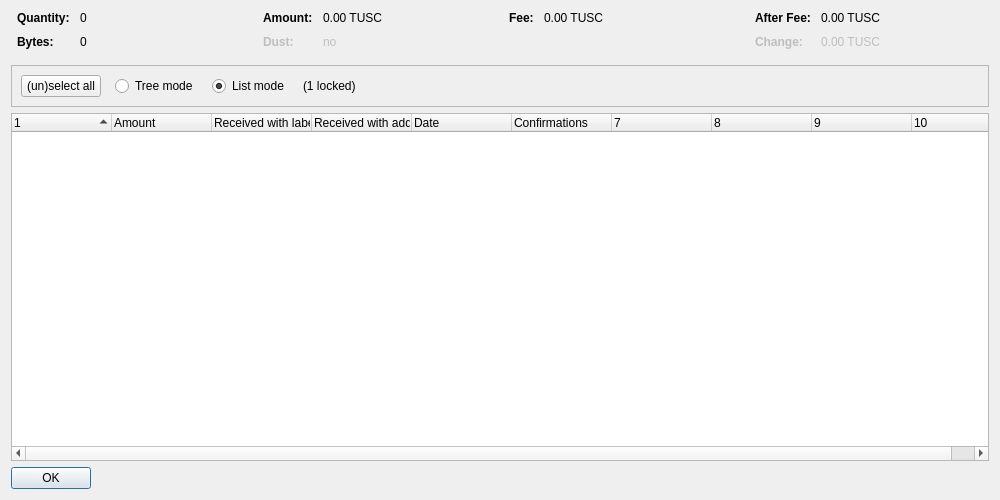
<?xml version="1.0" encoding="UTF-8"?>
<ui version="4.0">
 <class>CoinControlDialog</class>
 <widget class="QDialog" name="CoinControlDialog">
  <property name="geometry">
   <rect>
    <x>0</x>
    <y>0</y>
    <width>1000</width>
    <height>500</height>
   </rect>
  </property>
  <property name="windowTitle">
   <string>Coin Selection</string>
  </property>
  <layout class="QVBoxLayout" name="verticalLayout">
   <item>
    <layout class="QHBoxLayout" name="horizontalLayoutTop" stretch="0,0,0,0">
     <property name="topMargin">
      <number>0</number>
     </property>
     <property name="bottomMargin">
      <number>10</number>
     </property>
     <item>
      <layout class="QFormLayout" name="formLayoutCoinControl1">
       <property name="horizontalSpacing">
        <number>10</number>
       </property>
       <property name="verticalSpacing">
        <number>10</number>
       </property>
       <property name="leftMargin">
        <number>6</number>
       </property>
       <property name="rightMargin">
        <number>6</number>
       </property>
       <item row="0" column="0">
        <widget class="QLabel" name="labelCoinControlQuantityText">
         <property name="font">
          <font>
           <weight>75</weight>
           <bold>true</bold>
          </font>
         </property>
         <property name="text">
          <string>Quantity:</string>
         </property>
        </widget>
       </item>
       <item row="0" column="1">
        <widget class="QLabel" name="labelCoinControlQuantity">
         <property name="cursor">
          <cursorShape>IBeamCursor</cursorShape>
         </property>
         <property name="contextMenuPolicy">
          <enum>Qt::ActionsContextMenu</enum>
         </property>
         <property name="text">
          <string notr="true">0</string>
         </property>
         <property name="textInteractionFlags">
          <set>Qt::LinksAccessibleByMouse|Qt::TextSelectableByKeyboard|Qt::TextSelectableByMouse</set>
         </property>
        </widget>
       </item>
       <item row="1" column="0">
        <widget class="QLabel" name="labelCoinControlBytesText">
         <property name="font">
          <font>
           <weight>75</weight>
           <bold>true</bold>
          </font>
         </property>
         <property name="text">
          <string>Bytes:</string>
         </property>
        </widget>
       </item>
       <item row="1" column="1">
        <widget class="QLabel" name="labelCoinControlBytes">
         <property name="cursor">
          <cursorShape>IBeamCursor</cursorShape>
         </property>
         <property name="contextMenuPolicy">
          <enum>Qt::ActionsContextMenu</enum>
         </property>
         <property name="text">
          <string notr="true">0</string>
         </property>
         <property name="textInteractionFlags">
          <set>Qt::LinksAccessibleByMouse|Qt::TextSelectableByKeyboard|Qt::TextSelectableByMouse</set>
         </property>
        </widget>
       </item>
      </layout>
     </item>
     <item>
      <layout class="QFormLayout" name="formLayoutCoinControl2">
       <property name="horizontalSpacing">
        <number>10</number>
       </property>
       <property name="verticalSpacing">
        <number>10</number>
       </property>
       <property name="leftMargin">
        <number>6</number>
       </property>
       <property name="rightMargin">
        <number>6</number>
       </property>
       <item row="0" column="0">
        <widget class="QLabel" name="labelCoinControlAmountText">
         <property name="font">
          <font>
           <weight>75</weight>
           <bold>true</bold>
          </font>
         </property>
         <property name="text">
          <string>Amount:</string>
         </property>
        </widget>
       </item>
       <item row="0" column="1">
        <widget class="QLabel" name="labelCoinControlAmount">
         <property name="cursor">
          <cursorShape>IBeamCursor</cursorShape>
         </property>
         <property name="contextMenuPolicy">
          <enum>Qt::ActionsContextMenu</enum>
         </property>
         <property name="text">
          <string notr="true">0.00 TUSC</string>
         </property>
         <property name="textInteractionFlags">
          <set>Qt::LinksAccessibleByMouse|Qt::TextSelectableByKeyboard|Qt::TextSelectableByMouse</set>
         </property>
        </widget>
       </item>
       <item row="1" column="0">
        <widget class="QLabel" name="labelCoinControlLowOutputText">
         <property name="enabled">
          <bool>false</bool>
         </property>
         <property name="font">
          <font>
           <weight>75</weight>
           <bold>true</bold>
          </font>
         </property>
         <property name="text">
          <string>Dust:</string>
         </property>
        </widget>
       </item>
       <item row="1" column="1">
        <widget class="QLabel" name="labelCoinControlLowOutput">
         <property name="enabled">
          <bool>false</bool>
         </property>
         <property name="cursor">
          <cursorShape>IBeamCursor</cursorShape>
         </property>
         <property name="contextMenuPolicy">
          <enum>Qt::ActionsContextMenu</enum>
         </property>
         <property name="text">
          <string notr="true">no</string>
         </property>
         <property name="textInteractionFlags">
          <set>Qt::LinksAccessibleByMouse|Qt::TextSelectableByKeyboard|Qt::TextSelectableByMouse</set>
         </property>
        </widget>
       </item>
      </layout>
     </item>
     <item>
      <layout class="QFormLayout" name="formLayoutCoinControl3">
       <property name="horizontalSpacing">
        <number>10</number>
       </property>
       <property name="verticalSpacing">
        <number>10</number>
       </property>
       <property name="leftMargin">
        <number>6</number>
       </property>
       <property name="rightMargin">
        <number>6</number>
       </property>
       <item row="0" column="0">
        <widget class="QLabel" name="labelCoinControlFeeText">
         <property name="font">
          <font>
           <weight>75</weight>
           <bold>true</bold>
          </font>
         </property>
         <property name="text">
          <string>Fee:</string>
         </property>
        </widget>
       </item>
       <item row="0" column="1">
        <widget class="QLabel" name="labelCoinControlFee">
         <property name="cursor">
          <cursorShape>IBeamCursor</cursorShape>
         </property>
         <property name="contextMenuPolicy">
          <enum>Qt::ActionsContextMenu</enum>
         </property>
         <property name="text">
          <string notr="true">0.00 TUSC</string>
         </property>
         <property name="textInteractionFlags">
          <set>Qt::LinksAccessibleByMouse|Qt::TextSelectableByKeyboard|Qt::TextSelectableByMouse</set>
         </property>
        </widget>
       </item>
      </layout>
     </item>
     <item>
      <layout class="QFormLayout" name="formLayoutCoinControl4">
       <property name="horizontalSpacing">
        <number>10</number>
       </property>
       <property name="verticalSpacing">
        <number>10</number>
       </property>
       <property name="leftMargin">
        <number>6</number>
       </property>
       <property name="rightMargin">
        <number>6</number>
       </property>
       <item row="0" column="0">
        <widget class="QLabel" name="labelCoinControlAfterFeeText">
         <property name="font">
          <font>
           <weight>75</weight>
           <bold>true</bold>
          </font>
         </property>
         <property name="text">
          <string>After Fee:</string>
         </property>
        </widget>
       </item>
       <item row="0" column="1">
        <widget class="QLabel" name="labelCoinControlAfterFee">
         <property name="cursor">
          <cursorShape>IBeamCursor</cursorShape>
         </property>
         <property name="contextMenuPolicy">
          <enum>Qt::ActionsContextMenu</enum>
         </property>
         <property name="text">
          <string notr="true">0.00 TUSC</string>
         </property>
         <property name="textInteractionFlags">
          <set>Qt::LinksAccessibleByMouse|Qt::TextSelectableByKeyboard|Qt::TextSelectableByMouse</set>
         </property>
        </widget>
       </item>
       <item row="1" column="0">
        <widget class="QLabel" name="labelCoinControlChangeText">
         <property name="enabled">
          <bool>false</bool>
         </property>
         <property name="font">
          <font>
           <weight>75</weight>
           <bold>true</bold>
          </font>
         </property>
         <property name="text">
          <string>Change:</string>
         </property>
        </widget>
       </item>
       <item row="1" column="1">
        <widget class="QLabel" name="labelCoinControlChange">
         <property name="enabled">
          <bool>false</bool>
         </property>
         <property name="cursor">
          <cursorShape>IBeamCursor</cursorShape>
         </property>
         <property name="contextMenuPolicy">
          <enum>Qt::ActionsContextMenu</enum>
         </property>
         <property name="text">
          <string notr="true">0.00 TUSC</string>
         </property>
         <property name="textInteractionFlags">
          <set>Qt::LinksAccessibleByMouse|Qt::TextSelectableByKeyboard|Qt::TextSelectableByMouse</set>
         </property>
        </widget>
       </item>
      </layout>
     </item>
    </layout>
   </item>
   <item>
    <widget class="QFrame" name="frame">
     <property name="minimumSize">
      <size>
       <width>0</width>
       <height>40</height>
      </size>
     </property>
     <property name="frameShape">
      <enum>QFrame::StyledPanel</enum>
     </property>
     <property name="frameShadow">
      <enum>QFrame::Sunken</enum>
     </property>
     <layout class="QHBoxLayout" name="horizontalLayout">
      <item>
       <layout class="QHBoxLayout" name="horizontalLayoutPanel" stretch="0,0,0,0,0">
        <property name="spacing">
         <number>14</number>
        </property>
        <item>
         <widget class="QPushButton" name="pushButtonSelectAll">
          <property name="sizePolicy">
           <sizepolicy hsizetype="Maximum" vsizetype="Fixed">
            <horstretch>0</horstretch>
            <verstretch>0</verstretch>
           </sizepolicy>
          </property>
          <property name="text">
           <string>(un)select all</string>
          </property>
          <property name="autoDefault">
           <bool>false</bool>
          </property>
         </widget>
        </item>
        <item>
         <widget class="QRadioButton" name="radioTreeMode">
          <property name="sizePolicy">
           <sizepolicy hsizetype="Maximum" vsizetype="Fixed">
            <horstretch>0</horstretch>
            <verstretch>0</verstretch>
           </sizepolicy>
          </property>
          <property name="text">
           <string>Tree mode</string>
          </property>
         </widget>
        </item>
        <item>
         <widget class="QRadioButton" name="radioListMode">
          <property name="sizePolicy">
           <sizepolicy hsizetype="Maximum" vsizetype="Fixed">
            <horstretch>0</horstretch>
            <verstretch>0</verstretch>
           </sizepolicy>
          </property>
          <property name="text">
           <string>List mode</string>
          </property>
          <property name="checked">
           <bool>true</bool>
          </property>
         </widget>
        </item>
        <item>
         <widget class="QLabel" name="labelLocked">
          <property name="text">
           <string notr="true">(1 locked)</string>
          </property>
         </widget>
        </item>
        <item>
         <spacer name="horizontalSpacer">
          <property name="orientation">
           <enum>Qt::Horizontal</enum>
          </property>
          <property name="sizeHint" stdset="0">
           <size>
            <width>40</width>
            <height>20</height>
           </size>
          </property>
         </spacer>
        </item>
       </layout>
      </item>
     </layout>
    </widget>
   </item>
   <item>
    <widget class="CoinControlTreeWidget" name="treeWidget">
     <property name="contextMenuPolicy">
      <enum>Qt::CustomContextMenu</enum>
     </property>
     <property name="sortingEnabled">
      <bool>false</bool>
     </property>
     <property name="columnCount">
      <number>10</number>
     </property>
     <attribute name="headerShowSortIndicator" stdset="0">
      <bool>true</bool>
     </attribute>
     <attribute name="headerStretchLastSection">
      <bool>false</bool>
     </attribute>
     <column>
      <property name="text">
       <string/>
      </property>
     </column>
     <column>
      <property name="text">
       <string>Amount</string>
      </property>
     </column>
     <column>
      <property name="text">
       <string>Received with label</string>
      </property>
     </column>
     <column>
      <property name="text">
       <string>Received with address</string>
      </property>
     </column>
     <column>
      <property name="text">
       <string>Date</string>
      </property>
     </column>
     <column>
      <property name="text">
       <string>Confirmations</string>
      </property>
      <property name="toolTip">
       <string>Confirmed</string>
      </property>
     </column>
     <column>
      <property name="text">
       <string/>
      </property>
     </column>
     <column>
      <property name="text">
       <string/>
      </property>
     </column>
     <column>
      <property name="text">
       <string/>
      </property>
     </column>
     <column>
      <property name="text">
       <string/>
      </property>
     </column>
    </widget>
   </item>
   <item>
    <widget class="QDialogButtonBox" name="buttonBox">
     <property name="sizePolicy">
      <sizepolicy hsizetype="Maximum" vsizetype="Fixed">
       <horstretch>0</horstretch>
       <verstretch>0</verstretch>
      </sizepolicy>
     </property>
     <property name="orientation">
      <enum>Qt::Horizontal</enum>
     </property>
     <property name="standardButtons">
      <set>QDialogButtonBox::Ok</set>
     </property>
    </widget>
   </item>
  </layout>
 </widget>
 <customwidgets>
  <customwidget>
   <class>CoinControlTreeWidget</class>
   <extends>QTreeWidget</extends>
   <header>coincontroltreewidget.h</header>
  </customwidget>
 </customwidgets>
 <resources/>
 <connections/>
</ui>
